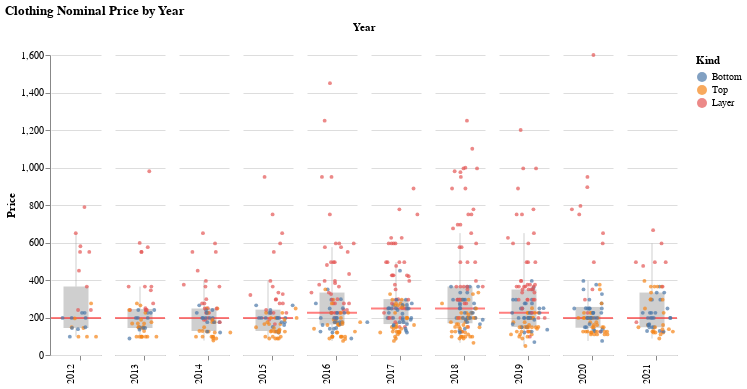

This figure's notebook cell:
### Markdown cell above
## Prices

Are Outlier products getting more expensive? In aggregate, no they are not getting more expensive: the median nominal price is $198, same as it was last year, and lower than it was between 2016&ndash;2019. But the more nuanced answer is: it depends on how you look at it.

The following plots show the price of products, grouped by year. Each dot is the *maximum nominal price* of one product within a calendar year. The category of product is indicated by the color of the dot. The red lines show the *median nominal price* for that year. The gray boxes indicate the 25&ndash;75 percentiles, so half of all drop prices for the year fall in that range. Mousing over a dot will show the name, nominal, and inflation-adjusted prices for the product.

### Code cell
plots.price_plot(clothes_products_df, 'Kind', kind_sort_order).properties(title='Clothing Nominal Price by Year')

### Figure 1 — Vega-Lite specification as saved in the notebook (floating-point values rounded to 4 significant figures; data arrays with more than 128 entries replaced by an {"elided": "..."} marker saying what was removed)
{"$schema": "https://vega.github.io/schema/vega-lite/v4.8.1.json", "config": {"facet": {"spacing": 0}, "view": {"continuousHeight": 300, "continuousWidth": 400, "stroke": null}}, "data": {"name": "data-46f0a4be4a3a76d73ac3adbcd2767181"}, "datasets": {"data-46f0a4be4a3a76d73ac3adbcd2767181": {"elided": "760 records"}}, "facet": {"column": {"field": "Year", "header": {"labelAlign": "right", "labelAngle": -90, "labelOrient": "bottom", "labelPadding": 3, "titleOrient": "top"}, "type": "ordinal"}}, "spec": {"layer": [{"encoding": {"y": {"axis": {}, "field": "Price", "scale": {}, "type": "quantitative"}}, "mark": {"color": "#A0A0A0", "opacity": 0.5, "outliers": false, "size": 25, "type": "boxplot"}, "width": 50}, {"layer": [{"encoding": {"y": {"aggregate": "median", "field": "Price", "type": "quantitative"}}, "mark": {"color": "red", "opacity": 0.5, "size": 2, "type": "rule"}, "width": 50}, {"encoding": {"color": {"field": "Kind", "scale": {"scheme": "tableau10"}, "sort": ["Bottom", "Top", "Layer"], "type": "nominal"}, "tooltip": [{"field": "Product", "type": "nominal"}, {"field": "Price", "type": "quantitative"}, {"field": "Price-2021", "type": "quantitative"}], "x": {"axis": {"grid": false, "labels": false, "ticks": true, "values": [0]}, "field": "jitter", "scale": {}, "title": null, "type": "quantitative"}, "y": {"axis": {}, "field": "Price", "scale": {}, "type": "quantitative"}}, "mark": {"opacity": 0.7, "size": 15, "type": "circle"}, "transform": [{"as": "jitter", "calculate": "sqrt(-2*log(random()))*cos(2*PI*random())"}], "width": 50}]}]}, "title": "Clothing Nominal Price by Year"}
